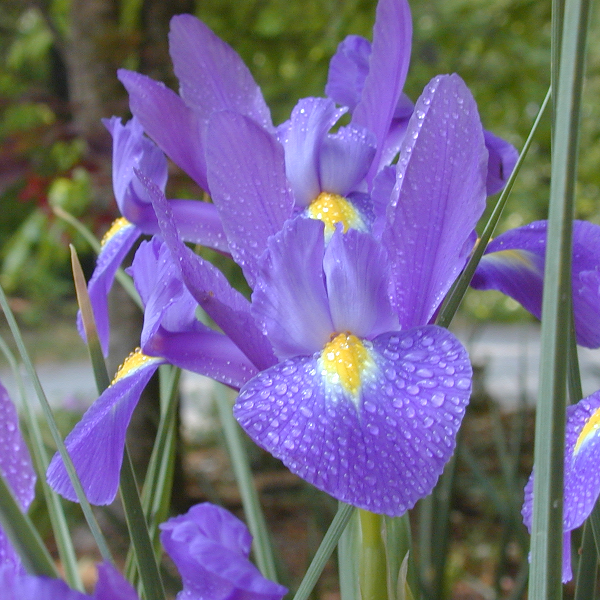
#> input picture U5/flowers.tif, 600 x 600 px
$ python PDI_U5_Color_p3.py   (older library calls are emulated)
#> lines starting #> are read from the running program, lines starting #| are printed output that depends on the picture
# VISTO !

import cv2
import numpy as np
import matplotlib.pyplot as plt

# --- Espacio de color HSV ----------------------------------------------
img = cv2.imread('flowers.tif')
#> img is the input picture: shape (600, 600, 3); mean B, G, R 137, 105.9, 115.1
img = cv2.cvtColor(img, cv2.COLOR_BGR2RGB)
img_hsv = cv2.cvtColor(img, cv2.COLOR_RGB2HSV) # Rangos --> H: 0-179  / S: 0-255  / V: 0-255
#> img_hsv: shape (600, 600, 3); mean H, S, V 83.7, 105.4, 154.8
h, s, v = cv2.split(img_hsv)
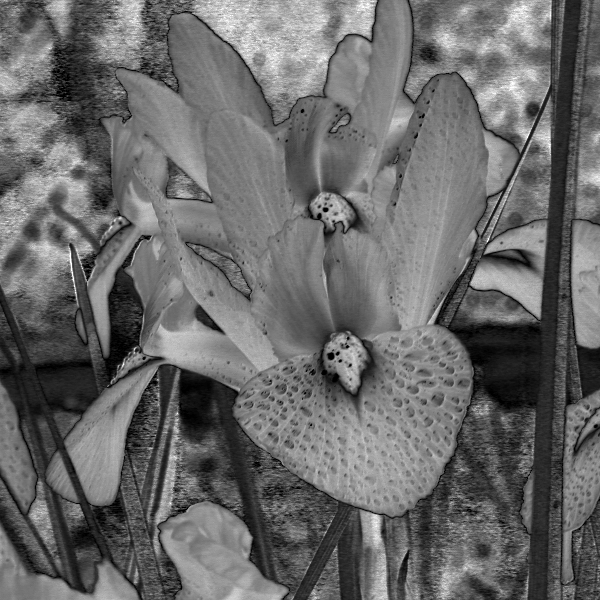
#> s: shape (600, 600); min 0, max 255, mean 105.4
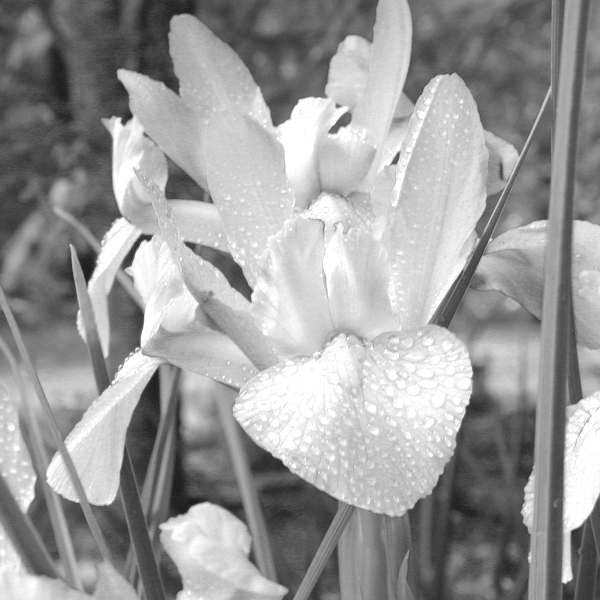
#> v: shape (600, 600); min 24, max 255, mean 154.8
plt.figure()
ax1=plt.subplot(221); plt.imshow(img)
plt.subplot(222, sharex=ax1, sharey=ax1), plt.imshow(h, cmap='gray'), plt.title('Canal H')
plt.subplot(223, sharex=ax1, sharey=ax1), plt.imshow(s, cmap='gray'), plt.title('Canal S')
plt.subplot(224, sharex=ax1, sharey=ax1), plt.imshow(v, cmap='gray'), plt.title('Canal V')
plt.show(block=False)
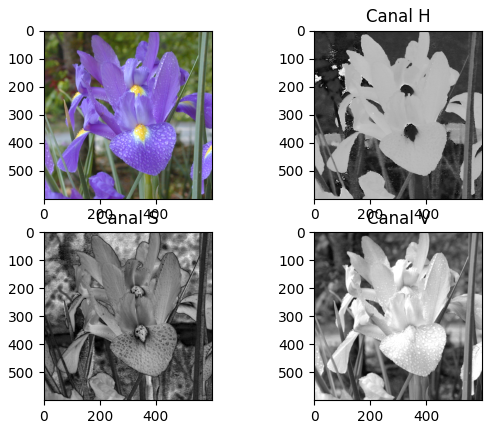
#> figure drawn by matplotlib, 4 panels

# --- Espacio de color HSI ----------------------------------------------
img = cv2.imread('flowers.tif')
img = cv2.cvtColor(img, cv2.COLOR_BGR2RGB)
img_hls = cv2.cvtColor(img, cv2.COLOR_RGB2HLS)
#> img_hls: shape (600, 600, 3); mean of channels 0, 1, 2 83.7, 121.9, 101.3
h, l, s = cv2.split(img_hls)
plt.figure()
ax1=plt.subplot(221); plt.imshow(img)
plt.subplot(222, sharex=ax1, sharey=ax1), plt.imshow(h, cmap='gray'), plt.title('Canal H')
plt.subplot(223, sharex=ax1, sharey=ax1), plt.imshow(l, cmap='gray'), plt.title('Canal L')
plt.subplot(224, sharex=ax1, sharey=ax1), plt.imshow(s, cmap='gray'), plt.title('Canal S')
plt.show(block=False)

h_smooth = cv2.blur(h, (9, 9))
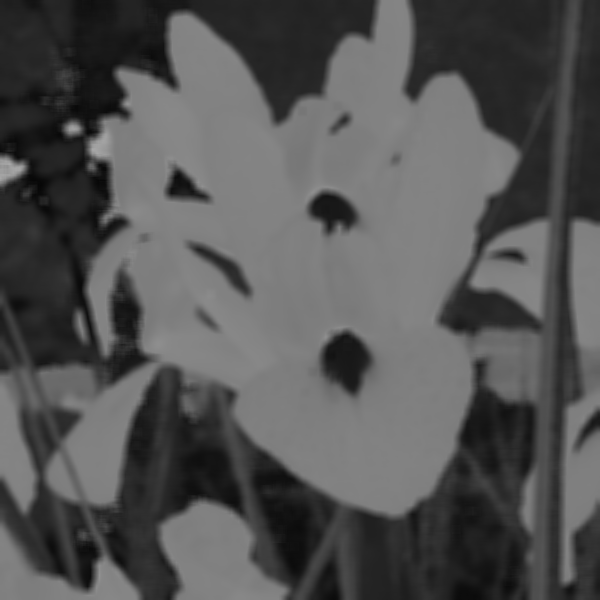
#> h_smooth: shape (600, 600); min 6, max 168, mean 83.7
l_smooth = cv2.blur(l, (9, 9))
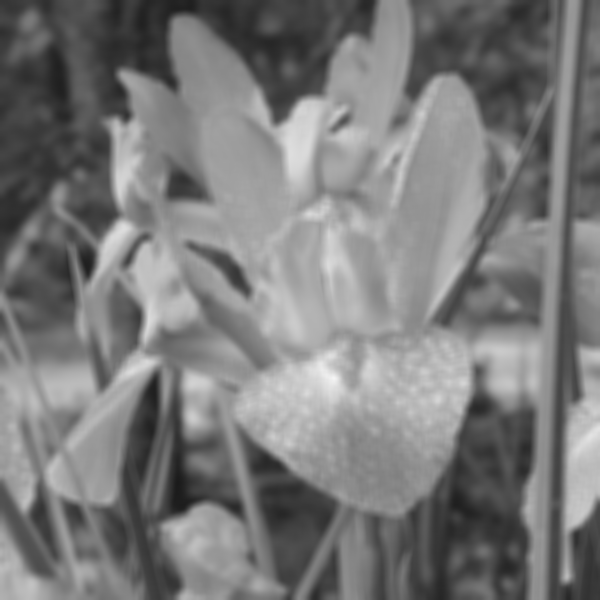
#> l_smooth: shape (600, 600); min 27, max 245, mean 121.9
s_smooth = cv2.blur(s, (9, 9))
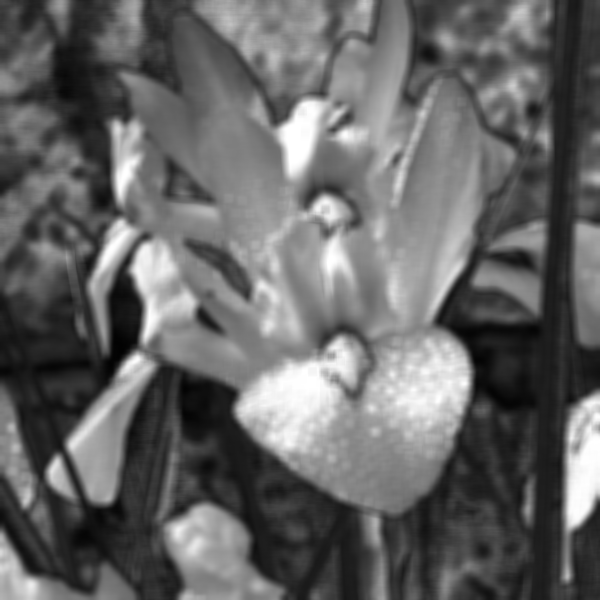
#> s_smooth: shape (600, 600); min 2, max 255, mean 101.3
img_smooth_all = cv2.cvtColor(cv2.merge((h_smooth, l_smooth, s_smooth)), cv2.COLOR_HLS2RGB)
img_smooth_l = cv2.cvtColor(cv2.merge((h, l_smooth, s)), cv2.COLOR_HLS2RGB)
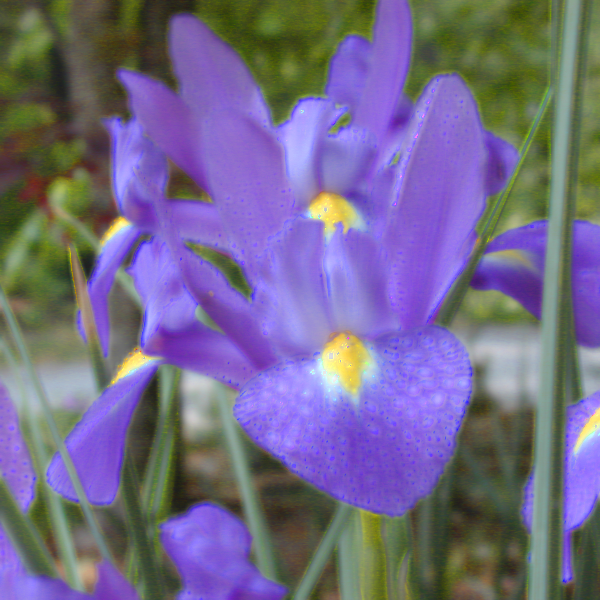
#> img_smooth_l: shape (600, 600, 3); mean R, G, B 115, 105.9, 137.5

plt.figure()
ax1=plt.subplot(221)
plt.imshow(img), plt.title('Imagen Original')
plt.subplot(222,sharex=ax1,sharey=ax1), plt.imshow(img_smooth_l, cmap='gray'), plt.title('Blur en canal L')
plt.subplot(223,sharex=ax1,sharey=ax1), plt.imshow(img_smooth_all, cmap='gray'), plt.title('Blur en los 3 canales')
plt.show(block=False)


# --- Espacio de color HSV - Ejemplo ----------------------------------------------
img = cv2.imread('peppers.png')
#> (the run stopped early here; a loop or call above may not have finished)

$ run again, with U5/home.jpg saved as U5/flowers.tif
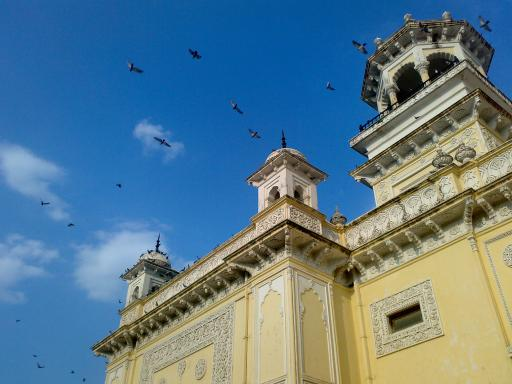
#> input picture U5/home.jpg, 512 x 384 px
#> img is the input picture: shape (384, 512, 3); mean B, G, R 141.2, 123.9, 91.6
#> img_hsv: shape (384, 512, 3); mean H, S, V 68.6, 145.7, 162.9
#> img_hls: shape (384, 512, 3); mean of channels 0, 1, 2 68.6, 116.6, 127.9
#> `s_smooth = cv2.blur(s, (9, 9))`:
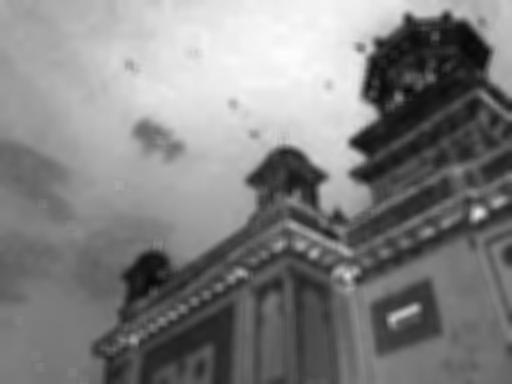
#> s_smooth: shape (384, 512); min 7, max 252, mean 127.9
#> `img_smooth_l = cv2.cvtColor(cv2.merge((h, l_smooth, s)), cv2.COLOR_HLS..`:
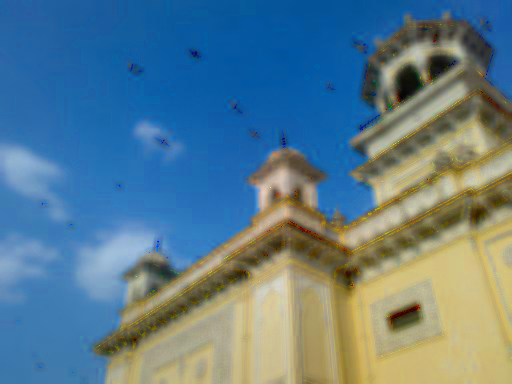
#> img_smooth_l: shape (384, 512, 3); mean R, G, B 92.9, 124.7, 140.1
